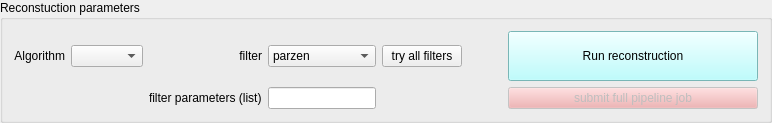
         <widget class="QGroupBox" name="recon_groupBox_01">
          <property name="title">
           <string>Reconstuction parameters</string>
          </property>
          <layout class="QGridLayout" name="gridLayout_7">
           <item row="0" column="0">
            <widget class="QLabel" name="recon_label_03">
             <property name="text">
              <string>Algorithm</string>
             </property>
             <property name="alignment">
              <set>Qt::AlignRight|Qt::AlignTrailing|Qt::AlignVCenter</set>
             </property>
            </widget>
           </item>
           <item row="0" column="4">
            <widget class="QPushButton" name="recon_try_filters_btn">
             <property name="text">
              <string>try all filters</string>
             </property>
            </widget>
           </item>
           <item row="1" column="2">
            <widget class="QLabel" name="recon_label_06">
             <property name="text">
              <string>filter parameters (list)</string>
             </property>
            </widget>
           </item>
           <item row="0" column="1">
            <widget class="QComboBox" name="recon_algorithm_select"/>
           </item>
           <item row="0" column="2">
            <widget class="QLabel" name="recon_label_04">
             <property name="text">
              <string>filter</string>
             </property>
             <property name="alignment">
              <set>Qt::AlignRight|Qt::AlignTrailing|Qt::AlignVCenter</set>
             </property>
            </widget>
           </item>
           <item row="1" column="3">
            <widget class="QLineEdit" name="recon_filter_par_list">
             <property name="maximumSize">
              <size>
               <width>250</width>
               <height>16777215</height>
              </size>
             </property>
            </widget>
           </item>
           <item row="0" column="3">
            <widget class="QComboBox" name="recon_filter_select">
             <item>
              <property name="text">
               <string>parzen</string>
              </property>
             </item>
             <item>
              <property name="text">
               <string>shepp</string>
              </property>
             </item>
             <item>
              <property name="text">
               <string>cosine</string>
              </property>
             </item>
             <item>
              <property name="text">
               <string>hann</string>
              </property>
             </item>
             <item>
              <property name="text">
               <string>hamming</string>
              </property>
             </item>
             <item>
              <property name="text">
               <string>ramlak</string>
              </property>
             </item>
             <item>
              <property name="text">
               <string>butterworth</string>
              </property>
             </item>
             <item>
              <property name="text">
               <string>none</string>
              </property>
             </item>
            </widget>
           </item>
           <item row="0" column="5">
            <spacer name="recon_horizontalSpacer_03">
             <property name="orientation">
              <enum>Qt::Horizontal</enum>
             </property>
             <property name="sizeHint" stdset="0">
              <size>
               <width>40</width>
               <height>20</height>
              </size>
             </property>
            </spacer>
           </item>
           <item row="0" column="6">
            <widget class="QPushButton" name="recon_run_recon_btn">
             <property name="minimumSize">
              <size>
               <width>250</width>
               <height>50</height>
              </size>
             </property>
             <property name="maximumSize">
              <size>
               <width>250</width>
               <height>75</height>
              </size>
             </property>
             <property name="palette">
              <palette>
               <active>
                <colorrole role="WindowText">
                 <brush brushstyle="SolidPattern">
                  <color alpha="255">
                   <red>0</red>
                   <green>0</green>
                   <blue>0</blue>
                  </color>
                 </brush>
                </colorrole>
                <colorrole role="Button">
                 <brush brushstyle="SolidPattern">
                  <color alpha="255">
                   <red>170</red>
                   <green>255</green>
                   <blue>255</blue>
                  </color>
                 </brush>
                </colorrole>
                <colorrole role="Light">
                 <brush brushstyle="SolidPattern">
                  <color alpha="255">
                   <red>255</red>
                   <green>255</green>
                   <blue>255</blue>
                  </color>
                 </brush>
                </colorrole>
                <colorrole role="Midlight">
                 <brush brushstyle="SolidPattern">
                  <color alpha="255">
                   <red>212</red>
                   <green>255</green>
                   <blue>255</blue>
                  </color>
                 </brush>
                </colorrole>
                <colorrole role="Dark">
                 <brush brushstyle="SolidPattern">
                  <color alpha="255">
                   <red>85</red>
                   <green>127</green>
                   <blue>127</blue>
                  </color>
                 </brush>
                </colorrole>
                <colorrole role="Mid">
                 <brush brushstyle="SolidPattern">
                  <color alpha="255">
                   <red>113</red>
                   <green>170</green>
                   <blue>170</blue>
                  </color>
                 </brush>
                </colorrole>
                <colorrole role="Text">
                 <brush brushstyle="SolidPattern">
                  <color alpha="255">
                   <red>0</red>
                   <green>0</green>
                   <blue>0</blue>
                  </color>
                 </brush>
                </colorrole>
                <colorrole role="BrightText">
                 <brush brushstyle="SolidPattern">
                  <color alpha="255">
                   <red>255</red>
                   <green>255</green>
                   <blue>255</blue>
                  </color>
                 </brush>
                </colorrole>
                <colorrole role="ButtonText">
                 <brush brushstyle="SolidPattern">
                  <color alpha="255">
                   <red>0</red>
                   <green>0</green>
                   <blue>0</blue>
                  </color>
                 </brush>
                </colorrole>
                <colorrole role="Base">
                 <brush brushstyle="SolidPattern">
                  <color alpha="255">
                   <red>255</red>
                   <green>255</green>
                   <blue>255</blue>
                  </color>
                 </brush>
                </colorrole>
                <colorrole role="Window">
                 <brush brushstyle="SolidPattern">
                  <color alpha="255">
                   <red>170</red>
                   <green>255</green>
                   <blue>255</blue>
                  </color>
                 </brush>
                </colorrole>
                <colorrole role="Shadow">
                 <brush brushstyle="SolidPattern">
                  <color alpha="255">
                   <red>0</red>
                   <green>0</green>
                   <blue>0</blue>
                  </color>
                 </brush>
                </colorrole>
                <colorrole role="AlternateBase">
                 <brush brushstyle="SolidPattern">
                  <color alpha="255">
                   <red>212</red>
                   <green>255</green>
                   <blue>255</blue>
                  </color>
                 </brush>
                </colorrole>
                <colorrole role="ToolTipBase">
                 <brush brushstyle="SolidPattern">
                  <color alpha="255">
                   <red>255</red>
                   <green>255</green>
                   <blue>220</blue>
                  </color>
                 </brush>
                </colorrole>
                <colorrole role="ToolTipText">
                 <brush brushstyle="SolidPattern">
                  <color alpha="255">
                   <red>0</red>
                   <green>0</green>
                   <blue>0</blue>
                  </color>
                 </brush>
                </colorrole>
                <colorrole role="PlaceholderText">
                 <brush brushstyle="SolidPattern">
                  <color alpha="128">
                   <red>0</red>
                   <green>0</green>
                   <blue>0</blue>
                  </color>
                 </brush>
                </colorrole>
               </active>
               <inactive>
                <colorrole role="WindowText">
                 <brush brushstyle="SolidPattern">
                  <color alpha="255">
                   <red>0</red>
                   <green>0</green>
                   <blue>0</blue>
                  </color>
                 </brush>
                </colorrole>
                <colorrole role="Button">
                 <brush brushstyle="SolidPattern">
                  <color alpha="255">
                   <red>170</red>
                   <green>255</green>
                   <blue>255</blue>
                  </color>
                 </brush>
                </colorrole>
                <colorrole role="Light">
                 <brush brushstyle="SolidPattern">
                  <color alpha="255">
                   <red>255</red>
                   <green>255</green>
                   <blue>255</blue>
                  </color>
                 </brush>
                </colorrole>
                <colorrole role="Midlight">
                 <brush brushstyle="SolidPattern">
                  <color alpha="255">
                   <red>212</red>
                   <green>255</green>
                   <blue>255</blue>
                  </color>
                 </brush>
                </colorrole>
                <colorrole role="Dark">
                 <brush brushstyle="SolidPattern">
                  <color alpha="255">
                   <red>85</red>
                   <green>127</green>
                   <blue>127</blue>
                  </color>
                 </brush>
                </colorrole>
                <colorrole role="Mid">
                 <brush brushstyle="SolidPattern">
                  <color alpha="255">
                   <red>113</red>
                   <green>170</green>
                   <blue>170</blue>
                  </color>
                 </brush>
                </colorrole>
                <colorrole role="Text">
                 <brush brushstyle="SolidPattern">
                  <color alpha="255">
                   <red>0</red>
                   <green>0</green>
                   <blue>0</blue>
                  </color>
                 </brush>
                </colorrole>
                <colorrole role="BrightText">
                 <brush brushstyle="SolidPattern">
                  <color alpha="255">
                   <red>255</red>
                   <green>255</green>
                   <blue>255</blue>
                  </color>
                 </brush>
                </colorrole>
                <colorrole role="ButtonText">
                 <brush brushstyle="SolidPattern">
                  <color alpha="255">
                   <red>0</red>
                   <green>0</green>
                   <blue>0</blue>
                  </color>
                 </brush>
                </colorrole>
                <colorrole role="Base">
                 <brush brushstyle="SolidPattern">
                  <color alpha="255">
                   <red>255</red>
                   <green>255</green>
                   <blue>255</blue>
                  </color>
                 </brush>
                </colorrole>
                <colorrole role="Window">
                 <brush brushstyle="SolidPattern">
                  <color alpha="255">
                   <red>170</red>
                   <green>255</green>
                   <blue>255</blue>
                  </color>
                 </brush>
                </colorrole>
                <colorrole role="Shadow">
                 <brush brushstyle="SolidPattern">
                  <color alpha="255">
                   <red>0</red>
                   <green>0</green>
                   <blue>0</blue>
                  </color>
                 </brush>
                </colorrole>
                <colorrole role="AlternateBase">
                 <brush brushstyle="SolidPattern">
                  <color alpha="255">
                   <red>212</red>
                   <green>255</green>
                   <blue>255</blue>
                  </color>
                 </brush>
                </colorrole>
                <colorrole role="ToolTipBase">
                 <brush brushstyle="SolidPattern">
                  <color alpha="255">
                   <red>255</red>
                   <green>255</green>
                   <blue>220</blue>
                  </color>
                 </brush>
                </colorrole>
                <colorrole role="ToolTipText">
                 <brush brushstyle="SolidPattern">
                  <color alpha="255">
                   <red>0</red>
                   <green>0</green>
                   <blue>0</blue>
                  </color>
                 </brush>
                </colorrole>
                <colorrole role="PlaceholderText">
                 <brush brushstyle="SolidPattern">
                  <color alpha="128">
                   <red>0</red>
                   <green>0</green>
                   <blue>0</blue>
                  </color>
                 </brush>
                </colorrole>
               </inactive>
               <disabled>
                <colorrole role="WindowText">
                 <brush brushstyle="SolidPattern">
                  <color alpha="255">
                   <red>85</red>
                   <green>127</green>
                   <blue>127</blue>
                  </color>
                 </brush>
                </colorrole>
                <colorrole role="Button">
                 <brush brushstyle="SolidPattern">
                  <color alpha="255">
                   <red>170</red>
                   <green>255</green>
                   <blue>255</blue>
                  </color>
                 </brush>
                </colorrole>
                <colorrole role="Light">
                 <brush brushstyle="SolidPattern">
                  <color alpha="255">
                   <red>255</red>
                   <green>255</green>
                   <blue>255</blue>
                  </color>
                 </brush>
                </colorrole>
                <colorrole role="Midlight">
                 <brush brushstyle="SolidPattern">
                  <color alpha="255">
                   <red>212</red>
                   <green>255</green>
                   <blue>255</blue>
                  </color>
                 </brush>
                </colorrole>
                <colorrole role="Dark">
                 <brush brushstyle="SolidPattern">
                  <color alpha="255">
                   <red>85</red>
                   <green>127</green>
                   <blue>127</blue>
                  </color>
                 </brush>
                </colorrole>
                <colorrole role="Mid">
                 <brush brushstyle="SolidPattern">
                  <color alpha="255">
                   <red>113</red>
                   <green>170</green>
                   <blue>170</blue>
                  </color>
                 </brush>
                </colorrole>
                <colorrole role="Text">
                 <brush brushstyle="SolidPattern">
                  <color alpha="255">
                   <red>85</red>
                   <green>127</green>
                   <blue>127</blue>
                  </color>
                 </brush>
                </colorrole>
                <colorrole role="BrightText">
                 <brush brushstyle="SolidPattern">
                  <color alpha="255">
                   <red>255</red>
                   <green>255</green>
                   <blue>255</blue>
                  </color>
                 </brush>
                </colorrole>
                <colorrole role="ButtonText">
                 <brush brushstyle="SolidPattern">
                  <color alpha="255">
                   <red>85</red>
                   <green>127</green>
                   <blue>127</blue>
                  </color>
                 </brush>
                </colorrole>
                <colorrole role="Base">
                 <brush brushstyle="SolidPattern">
                  <color alpha="255">
                   <red>170</red>
                   <green>255</green>
                   <blue>255</blue>
                  </color>
                 </brush>
                </colorrole>
                <colorrole role="Window">
                 <brush brushstyle="SolidPattern">
                  <color alpha="255">
                   <red>170</red>
                   <green>255</green>
                   <blue>255</blue>
                  </color>
                 </brush>
                </colorrole>
                <colorrole role="Shadow">
                 <brush brushstyle="SolidPattern">
                  <color alpha="255">
                   <red>0</red>
                   <green>0</green>
                   <blue>0</blue>
                  </color>
                 </brush>
                </colorrole>
                <colorrole role="AlternateBase">
                 <brush brushstyle="SolidPattern">
                  <color alpha="255">
                   <red>170</red>
                   <green>255</green>
                   <blue>255</blue>
                  </color>
                 </brush>
                </colorrole>
                <colorrole role="ToolTipBase">
                 <brush brushstyle="SolidPattern">
                  <color alpha="255">
                   <red>255</red>
                   <green>255</green>
                   <blue>220</blue>
                  </color>
                 </brush>
                </colorrole>
                <colorrole role="ToolTipText">
                 <brush brushstyle="SolidPattern">
                  <color alpha="255">
                   <red>0</red>
                   <green>0</green>
                   <blue>0</blue>
                  </color>
                 </brush>
                </colorrole>
                <colorrole role="PlaceholderText">
                 <brush brushstyle="SolidPattern">
                  <color alpha="128">
                   <red>0</red>
                   <green>0</green>
                   <blue>0</blue>
                  </color>
                 </brush>
                </colorrole>
               </disabled>
              </palette>
             </property>
             <property name="text">
              <string>Run reconstruction</string>
             </property>
            </widget>
           </item>
           <item row="1" column="6">
            <widget class="QPushButton" name="submit_task_btn">
             <property name="enabled">
              <bool>false</bool>
             </property>
             <property name="palette">
              <palette>
               <active>
                <colorrole role="Button">
                 <brush brushstyle="SolidPattern">
                  <color alpha="255">
                   <red>239</red>
                   <green>163</green>
                   <blue>164</blue>
                  </color>
                 </brush>
                </colorrole>
               </active>
               <inactive>
                <colorrole role="Button">
                 <brush brushstyle="SolidPattern">
                  <color alpha="255">
                   <red>239</red>
                   <green>163</green>
                   <blue>164</blue>
                  </color>
                 </brush>
                </colorrole>
               </inactive>
               <disabled>
                <colorrole role="Button">
                 <brush brushstyle="SolidPattern">
                  <color alpha="255">
                   <red>239</red>
                   <green>163</green>
                   <blue>164</blue>
                  </color>
                 </brush>
                </colorrole>
               </disabled>
              </palette>
             </property>
             <property name="text">
              <string>submit full pipeline job</string>
             </property>
            </widget>
           </item>
          </layout>
         </widget>
